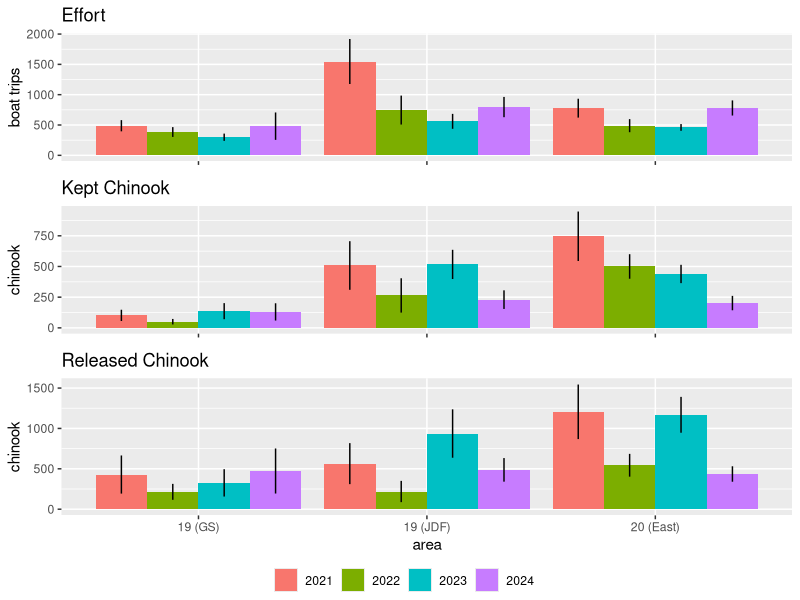
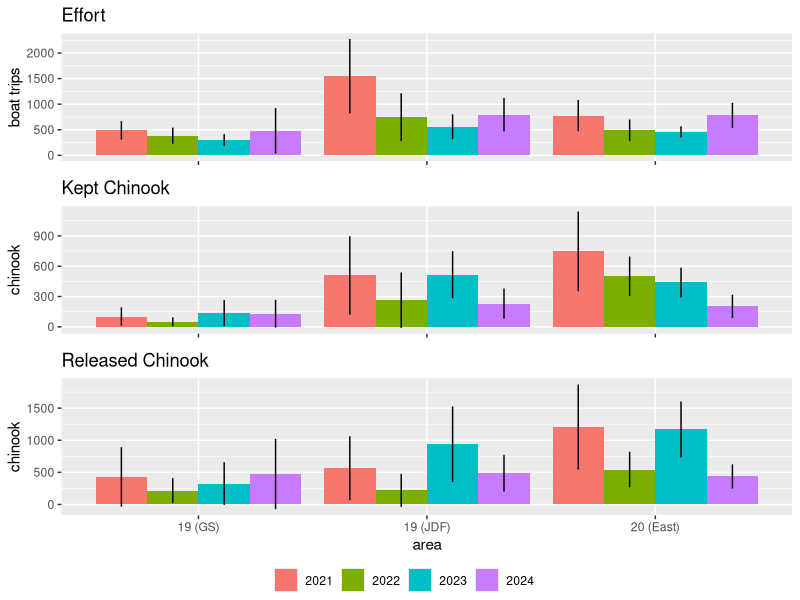
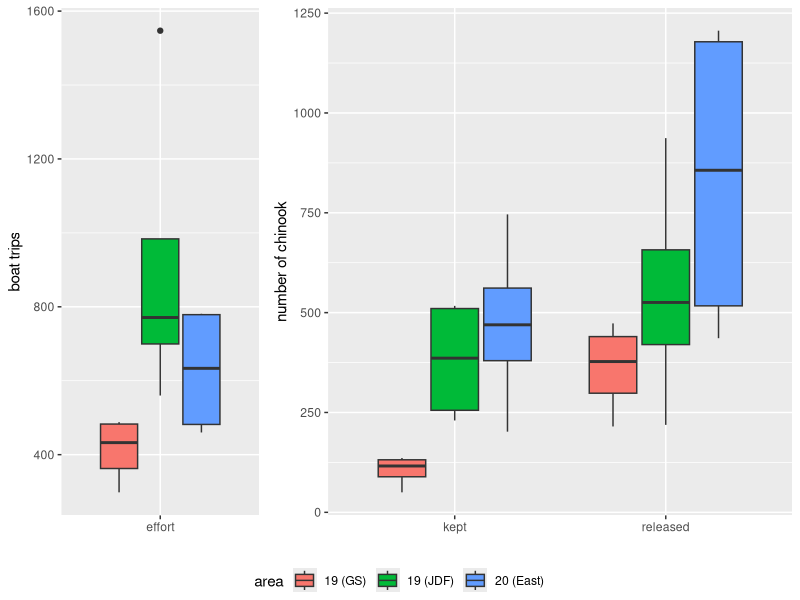
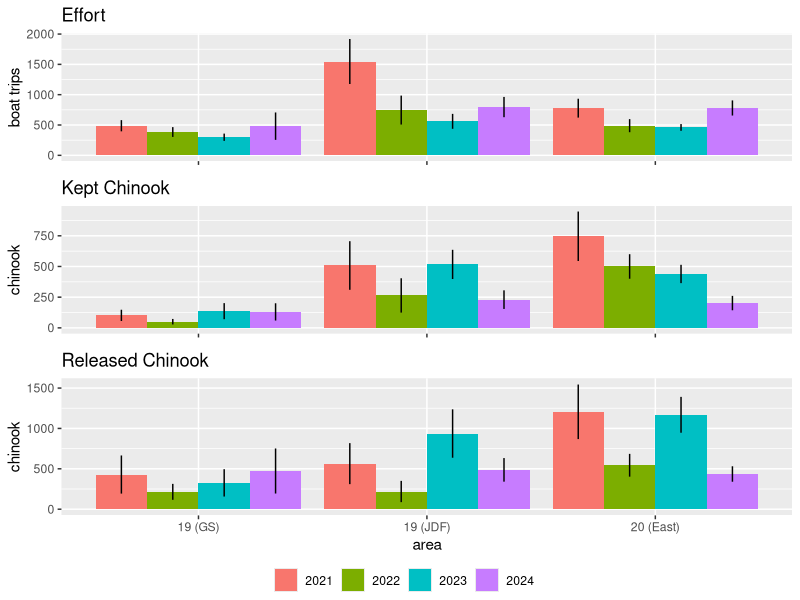
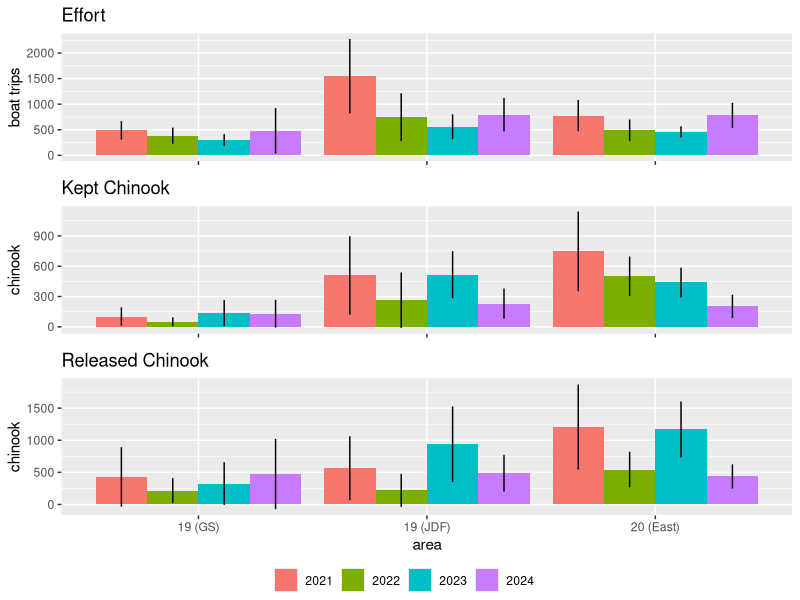
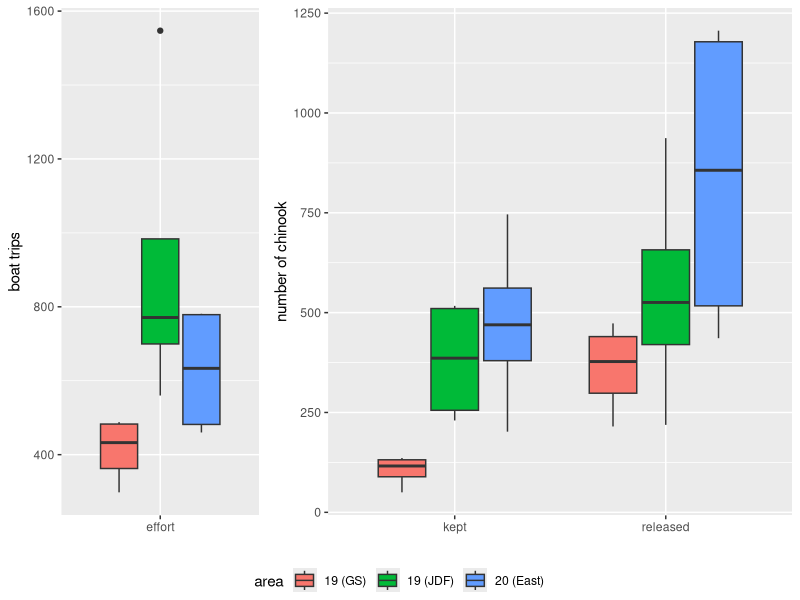

The R source for these figures, in order:
## ---- chunk 1
library(data.table)
library(tidyverse)
library(ggpubr)
## ---- chunk 2
data<-fread("data/area 19 and 20 march data 21-24.csv")%>%
  mutate(se.num=value*se,ymin=value-se.num,ymax=value+se.num,
         ci95=1.96*se.num,cimin=value-ci95,cimax=value+ci95)

data

## ---- chunk 3
g1<-ggplot(data%>%filter(category=="effort"),aes(x=area,y=value,fill=factor(year)))+
  geom_col(position="dodge")+
  geom_errorbar(aes(ymin=ymin,ymax=ymax),position=position_dodge(0.9),width=0)+
  labs(y=c("boat trips"),fill="",x="",title="Effort")+
    theme(axis.text.x = element_blank(), axis.title.x = element_blank())

g2<-ggplot(data%>%filter(category=="kept"),aes(x=area,y=value,fill=factor(year)))+
  geom_col(position="dodge")+
  labs(y=c("chinook"),fill="",x="",title="Kept Chinook")+
  geom_errorbar(aes(ymin=ymin,ymax=ymax),position=position_dodge(0.9),width=0)+
  theme(axis.text.x = element_blank(), axis.title.x = element_blank())

g3<-ggplot(data%>%filter(category=="released"),aes(x=area,y=value,fill=factor(year)))+
  geom_col(position="dodge")+
  geom_errorbar(aes(ymin=ymin,ymax=ymax),position=position_dodge(0.9),width=0)+
  labs(y=c("chinook"),fill="",x="area",title="Released Chinook")

ggarrange(g1,g2,g3,ncol=1,common.legend = TRUE,legend = "bottom",align="v",heights=c(1,1,1.25))

ggsave("figures/chinook march area 19 and 20 effort kept released.png",dpi=300,units="in",height=6,width=5)

## ---- chunk 4
g1<-ggplot(data%>%filter(category=="effort"),aes(x=area,y=value,fill=factor(year)))+
  geom_col(position="dodge")+
  geom_errorbar(aes(ymin=cimin,ymax=cimax),position=position_dodge(0.9),width=0)+
  labs(y=c("boat trips"),fill="",x="",title="Effort")+
    theme(axis.text.x = element_blank(), axis.title.x = element_blank())

g2<-ggplot(data%>%filter(category=="kept"),aes(x=area,y=value,fill=factor(year)))+
  geom_col(position="dodge")+
  labs(y=c("chinook"),fill="",x="",title="Kept Chinook")+
  geom_errorbar(aes(ymin=cimin,ymax=cimax),position=position_dodge(0.9),width=0)+
  theme(axis.text.x = element_blank(), axis.title.x = element_blank())

g3<-ggplot(data%>%filter(category=="released"),aes(x=area,y=value,fill=factor(year)))+
  geom_col(position="dodge")+
  geom_errorbar(aes(ymin=cimin,ymax=cimax),position=position_dodge(0.9),width=0)+
  labs(y=c("chinook"),fill="",x="area",title="Released Chinook")

ggarrange(g1,g2,g3,ncol=1,common.legend = TRUE,legend = "bottom",align="v",heights=c(1,1,1.25))

ggsave("figures/chinook march area 19 and 20 effort kept released with cis95.png",dpi=300,units="in",height=6,width=5)

## ---- chunk 5
g1<-ggplot(data%>%filter(category=="effort"),aes(x=category,y=value,fill=area))+
  geom_boxplot()+
  labs(y="boat trips",x="")+
  guides(fill=FALSE)

g2<-ggplot(data%>%filter(category!="effort"),aes(x=category,y=value,fill=area))+
  geom_boxplot()+
  labs(y="number of chinook",x="")

ggarrange(g1,g2,nrow=1,align="h",widths=c(1,2),common.legend=TRUE,legend="bottom")

ggsave("figures/chinook march area 19 and 20 effort kept released boxplot.png",dpi=300,units="in",height=5,width=6)
